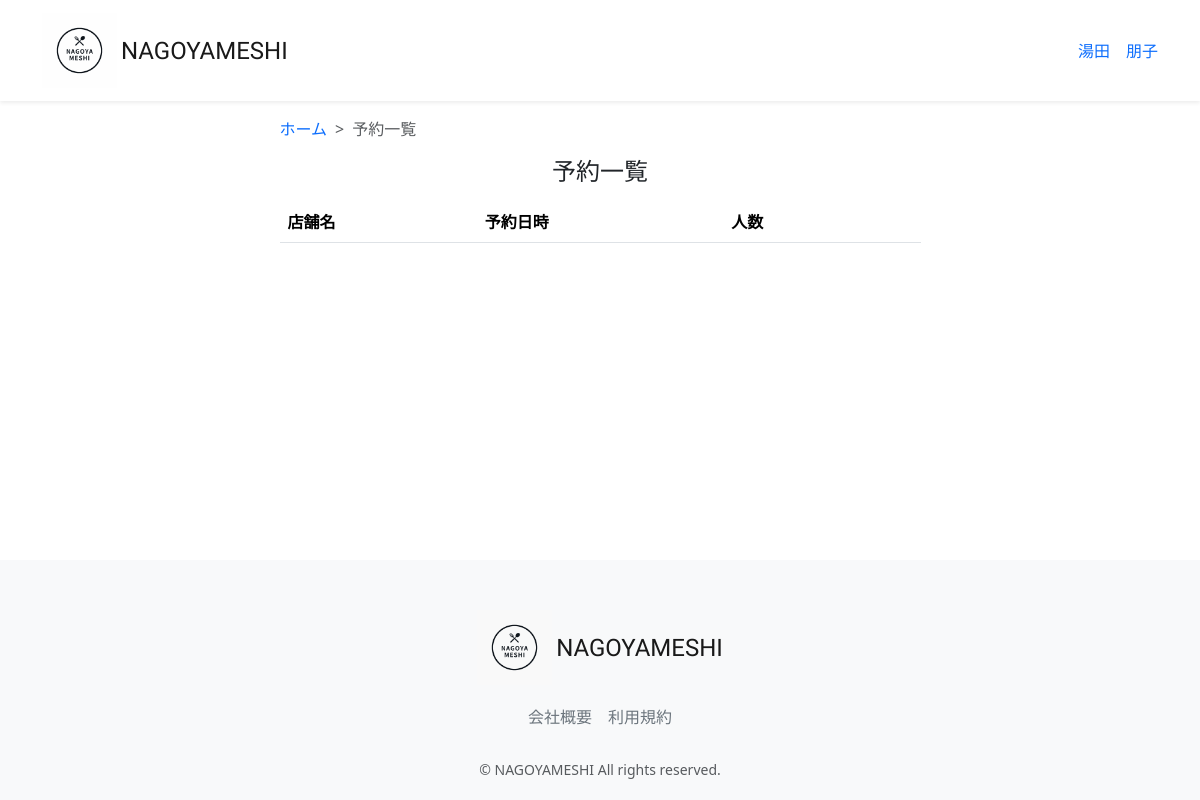
The app's page /reservation-list/ (signed in), older data.
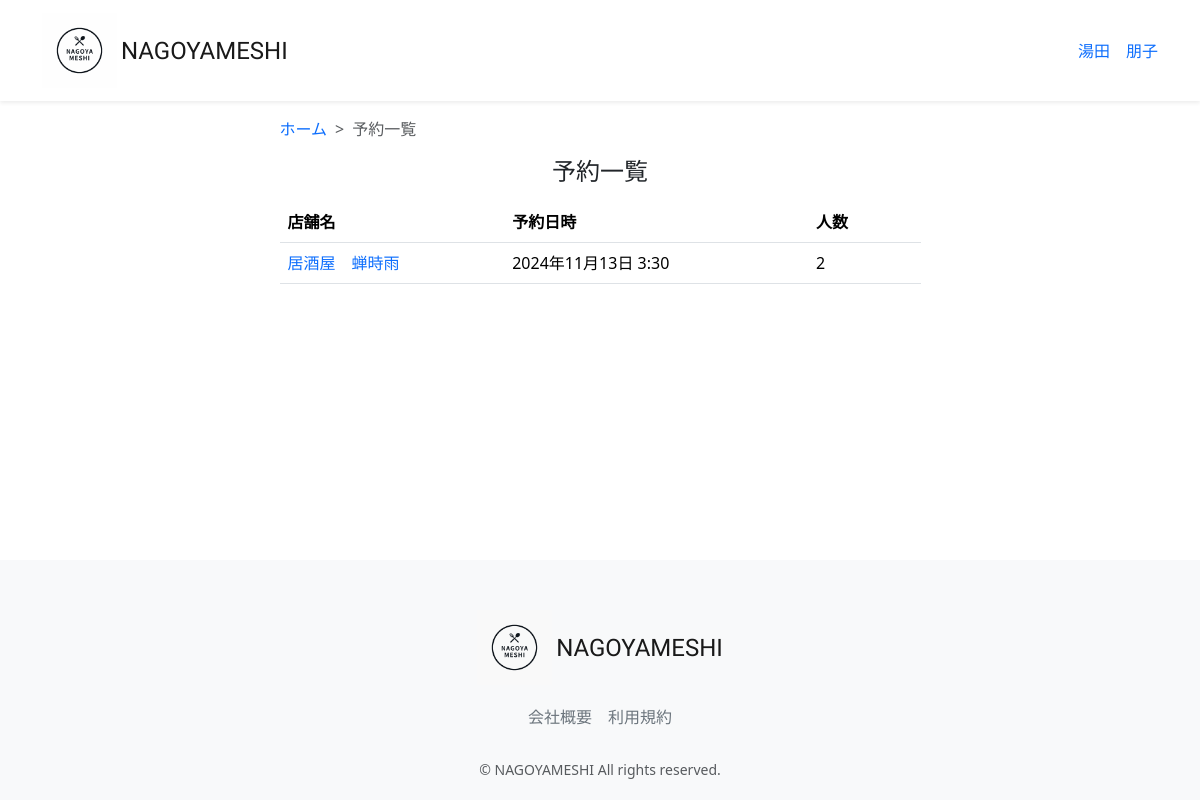
The same page, newer data.
### restaurant/models.py (models this page shows, shortened)
class Reservation(models.Model):
    TIMES = (
            ('','選択してください'), (datetime.time(2, 3), '2:30'),
            (datetime.time(3, 0), '3:00'), (datetime.time(3, 30), '3:30'),(datetime.time(4, 0), '4:00'),
            (datetime.time(4, 30), '4:30'),
            (datetime.time(5, 0), '5:00'), (datetime.time(5, 30), '5:30'),(datetime.time(6, 0), '6:00'),
            (datetime.time(6, 30), '6:30'),
            (datetime.time(7, 0), '7:00'), (datetime.time(7, 30), '7:30'),(datetime.time(8, 0), '8:00'),
            (datetime.time(8, 30), '8:30'),
            (datetime.time(9, 0), '9:00'), (datetime.time(9, 30), '9:30'),(datetime.time(10, 0), '10:00'),
            (datetime.time(10, 30), '10:30'),
    )
    NUMBER_OF_PEOPLE = (
        ('','選択してください'), (1, '1名'), (2, '2名'), (3, '3名'), (4, '4名'),(5, '5名'), (6, '6名'), (7, '7名'),(8, '8名'), (9, '9名'), (10, '10名'),
        (11, '11名'), (12, '12名'), (13, '13名'), (14, '14名'), (15, '15名'),(16, '16名'), (17, '17名'), (18, '18名'),(19, '19名'), (20, '20名'),
        (21, '21名'), (22, '22名'), (23, '23名'), (24, '24名'), (25, '25名'),(26, '26名'), (27, '27名'), (28, '28名'),(29, '29名'), (30, '30名'),(31, '31名'), (32, '32名'), (33, '33名'), (34, '34名'), (35, '35名'),(36, '36名'), (37, '37名'), (38, '38名'),(39, '39名'), (40, '40名'),
        (41, '41名'), (42, '42名'), (43, '43名'), (44, '44名'), (45, '45名'),(46, '46名'), (47, '47名'), (48, '48名'),(49, '49名'), (50, '50名'),
        )
    user = models.ForeignKey(CustomUser, verbose_name='ユーザー', on_delete=models.PROTECT, null=True, blank=True)
    restaurant = models.ForeignKey(Restaurant, verbose_name='レストラン', on_delete=models.PROTECT)
    date = models.DateField(verbose_name='予約日')
    time = models.TimeField(verbose_name='時間', choices=TIMES, default='')
    number_of_people = models.IntegerField(verbose_name='人数',choices=NUMBER_OF_PEOPLE, default='')
    created_at = models.DateTimeField(verbose_name='予約申し込み日時',auto_now_add=True)
    updated_at = models.DateTimeField(verbose_name='予約更新日時', auto_now=True)
    class Meta:
        verbose_name_plural = 'Reservation'

class Restaurant(models.Model):
    name = models.CharField(verbose_name='店舗名', max_length=64)
    description = models.CharField(verbose_name='説明', max_length=128)
    price_min = models.IntegerField(verbose_name="最低金額", default=1000)
    price_max = models.IntegerField(verbose_name="最高金額", default=5000)
    zip_code = models.CharField(verbose_name='郵便番号', max_length=32)
    address = models.CharField(verbose_name='住所', max_length=128)
    business_time = models.CharField(verbose_name='営業時間', max_length=64)
    close_day_of_week = models.CharField(verbose_name='定休日', max_length=32)
    seats_number = models.CharField(verbose_name='座席数', max_length=32)
    category = models.ForeignKey(Category, verbose_name='カテゴリー', on_delete=models.PROTECT)
    rate = models.FloatField(verbose_name='レート', default=0.0)
    review_num = models.IntegerField(verbose_name='レビュー数', default=0)
    reservation_num = models.IntegerField(verbose_name='予約数', default=0)
    photo = models.ImageField(verbose_name='写真', blank=True, null=True)
    created_at = models.DateTimeField(verbose_name='作成日時', auto_now_add=True)
    updated_at = models.DateTimeField(verbose_name='更新日時', auto_now=True)
    class Meta:
        verbose_name_plural = 'Restaurant'

### restaurant/views.py (the view)
# urls.py: path("reservation-list/", views.ReservationListView.as_view(), name="reservation_list"),
class ReservationListView(generic.ListView):
    model = models.Reservation
    template_name = 'reservation/reservation_list.html'
    paginate_by = 5
    def get_queryset(self):
        queryset = models.Reservation.objects.filter(user_id=self.request.user.id).order_by('-date')
        return queryset
    def get_context_data(self, **kwargs):
        context = super(ReservationListView, self).get_context_data(**kwargs)
        context.update({
            'today': date.today(),
        })
        return context

### restaurant/templates/reservation/reservation_list.html (shortened to what this page needs)
{% extends "layout/base.html" %}
{% load static %}
{% block content %}
<main>
    <div class="container nagoyameshi-container pb-5">
      <div class="row justify-content-center">
        <div class="col-xxl-6 col-xl-7 col-lg-8 col-md-10">
          <nav class="my-3" style="--bs-breadcrumb-divider: '>';" aria-label="breadcrumb">
            <ol class="breadcrumb mb-0">
              <li class="breadcrumb-item"><a href="{% url 'top_page' %}">ホーム</a></li>
              <li class="breadcrumb-item active" aria-current="page">予約一覧</li>
            </ol>
          </nav>
            <h1 class="mb-3 text-center">予約一覧</h1>
            <table class="table">
                <thead>
                    <tr>
                      <th scope="col">店舗名</th>
                      <th scope="col">予約日時</th>
                      <th scope="col">人数</th>
                      <th scope="col"></th>
                    </tr>
                </thead>
              <tbody>
                {% for reserve in object_list %}
                  <tr>
                    <td>
                      <a href="{% url 'restaurant_detail' reserve.restaurant.id %}">
                        {{ reserve.restaurant.name }}
                      </a>
                    </td>
                      <td>{{ reserve.date }} {{ reserve.time }}</td>
                      <td>{{ reserve.number_of_people }}</td>
                      <td>
                        </td>
                    </tr>
                {% endfor %}
              </tbody>
            </table>
        </div>
      </div>
    </div>
</main>
{% endblock %}

Row changes from the older to the newer data that the page shows:
added Reservation: restaurant.name "居酒屋 蝉時雨", date "2024年11月13日", time "3:30", number_of_people "2"
